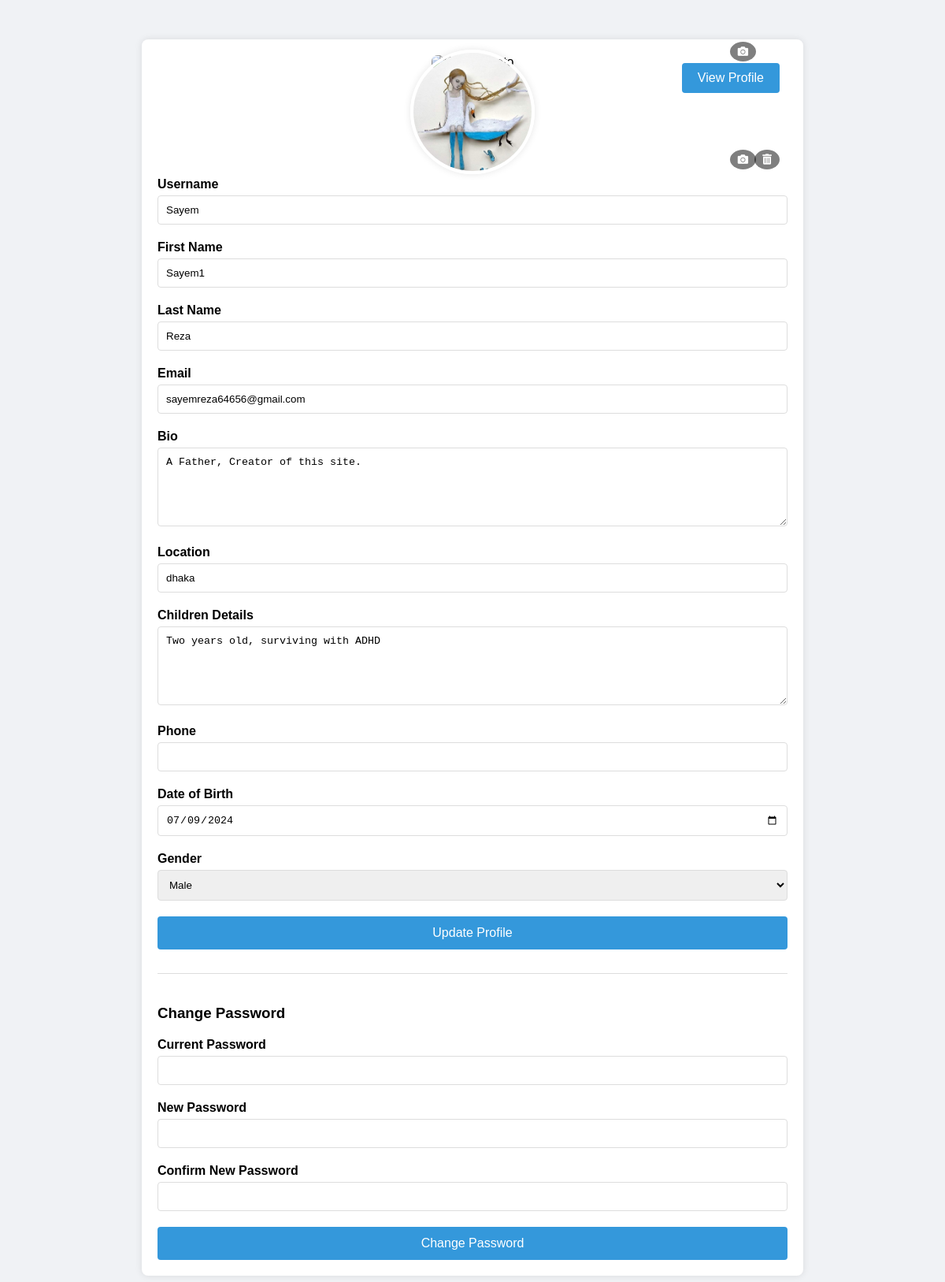
/modules/social/profile.php (signed in), run on the app's committed database.
### tables this page shows
CREATE TABLE `user` (
  `user_id` int(11) NOT NULL,
  `username` varchar(50) NOT NULL,
  `password` varchar(255) NOT NULL,
  `email` varchar(100) NOT NULL,
  `first_name` varchar(50) DEFAULT NULL,
  `last_name` varchar(50) DEFAULT NULL,
  `bio` text DEFAULT NULL,
  `profile_photo` varchar(255) DEFAULT 'default-profile.png',
  `cover_photo` varchar(255) DEFAULT 'default-cover.png',
  `location` varchar(100) DEFAULT NULL,
  `children_details` text DEFAULT NULL,
  `phone` varchar(20) DEFAULT NULL,
  `date_of_birth` date DEFAULT NULL,
  `gender` enum('male','female','other') DEFAULT NULL,
  `created_at` timestamp NOT NULL DEFAULT current_timestamp(),
  `updated_at` timestamp NOT NULL DEFAULT current_timestamp() ON UPDATE current_timestamp()
);

### modules/social/profile.php (the view, shortened to what this page needs)
<?php
include_once '../../config/config.php';
$userId = $_SESSION['user_id'];
$stmt = $conn->prepare("SELECT * FROM user WHERE user_id = ?");
$stmt->bind_param("i", $userId);
$stmt->execute();
$result = $stmt->get_result();
$user = $result->fetch_assoc();
$profilePhotoUrl = !empty($user['profile_photo'])
    ? SITE_URL . 'uploads/profile_photos/' . $user['profile_photo']
    : SITE_URL . 'assets/images/' . DEFAULT_PROFILE_PHOTO;
?>
<!DOCTYPE html>
<html lang="en">
<head>
    <link rel="stylesheet" href="https://cdnjs.cloudflare.com/ajax/libs/font-awesome/5.15.3/css/all.min.css">
</head>
<body>
<div class="profile-container">
    <div class="cover-container">
        <a href="view_profile.php?" class="view-profile-button">View Profile</a>        <input type="file" name="cover_photo" id="cover-photo-input" accept="image/*" style="display: none;">
        <button type="button" class="icon-button change-icon" onclick="document.getElementById('cover-photo-input').click()">
            <i class="fas fa-camera"></i>
        </button>
    </div>
    <form action="" method="POST" enctype="multipart/form-data">
        <div class="photo-container">
            <img src="<?php echo htmlspecialchars($profilePhotoUrl); ?>" alt="Profile Photo" class="photo-preview" id="profile-preview">
            <button type="button" class="icon-button change-icon" onclick="document.getElementById('profile-photo-input').click()">
                <i class="fas fa-camera"></i>
            </button>
            <button type="submit" name="delete_profile_photo" class="icon-button delete-icon" id="delete-profile-photo" style="display: <?php echo empty($user['profile_photo']) ? 'none' : 'block'; ?>;">
                <i class="fas fa-trash-alt"></i>
            </button>
        </div>
        <div class="form-group">
            <label for="username">Username</label>
            <input type="text" id="username" value="<?php echo htmlspecialchars($user['username']); ?>" readonly>
        </div>
        <div class="form-group">
            <label for="first_name">First Name</label>
            <input type="text" id="first_name" name="first_name" value="<?php echo htmlspecialchars($user['first_name'] ?? ''); ?>">
        </div>
        <div class="form-group">
            <label for="last_name">Last Name</label>
            <input type="text" id="last_name" name="last_name" value="<?php echo htmlspecialchars($user['last_name'] ?? ''); ?>">
        </div>
        <div class="form-group">
            <label for="email">Email</label>
            <input type="email" id="email" name="email" value="<?php echo htmlspecialchars($user['email'] ?? ''); ?>">
        </div>
        <div class="form-group">
            <label for="bio">Bio</label>
            <textarea id="bio" name="bio"><?php echo htmlspecialchars($user['bio'] ?? ''); ?></textarea>
        </div>
        <div class="form-group">
            <label for="location">Location</label>
            <input type="text" id="location" name="location" value="<?php echo htmlspecialchars($user['location'] ?? ''); ?>">
        </div>
        <div class="form-group">
            <label for="children_details">Children Details</label>
            <textarea id="children_details" name="children_details"><?php echo htmlspecialchars($user['children_details'] ?? ''); ?></textarea>
        </div>
        <div class="form-group">
            <label for="phone">Phone</label>
            <input type="tel" id="phone" name="phone" value="<?php echo htmlspecialchars($user['phone'] ?? ''); ?>">
        </div>
        <div class="form-group">
            <label for="date_of_birth">Date of Birth</label>
            <input type="date" id="date_of_birth" name="date_of_birth" value="<?php echo htmlspecialchars($user['date_of_birth'] ?? ''); ?>">
        </div>
        <div class="form-group">
            <label for="gender">Gender</label>
            <select id="gender" name="gender">
                <option value="male" <?php echo ($user['gender'] ?? '') === 'male' ? 'selected' : ''; ?>>Male</option>
            </select>
        </div>
        <button type="submit" name="update_profile" class="submit-btn">Update Profile</button>
    </form>
    <div class="password-section">
        <h3>Change Password</h3>
        <form action="" method="POST" id="password-form">
            <div class="form-group">
                <label for="current_password">Current Password</label>
                <input type="password" id="current_password" name="current_password" required>
            </div>
            <div class="form-group">
                <label for="new_password">New Password</label>
                <input type="password" id="new_password" name="new_password" required>
            </div>
            <div class="form-group">
                <label for="confirm_password">Confirm New Password</label>
                <input type="password" id="confirm_password" name="confirm_password" required>
            </div>
            <button type="submit" name="change_password" class="submit-btn">Change Password</button>
        </form>
    </div>
</div>
</body>
</html>

### modules/social/profile.php (style rules this page uses)
body { font-family: Arial, sans-serif; background-color: #f0f2f5; margin: 0; padding: 0; }
.profile-container { max-width: 800px; margin: 50px auto; padding: 20px; background: #fff; border-radius: 8px; box-shadow: 0 0 10px rgba(0,0,0,0.1); }
.cover-container { position: relative; text-align: center; margin-bottom: 50px; }
.view-profile-button { position: absolute; top: 10px; right: 10px; background: #3498db; color: #fff; padding: 10px 20px; border-radius: 4px; text-decoration: none; cursor: pointer; }
.photo-container { position: relative; text-align: center; margin-top: -75px; }
.photo-preview { width: 150px; height: 150px; border-radius: 50%; object-fit: cover; border: 4px solid #fff; box-shadow: 0 0 10px rgba(0,0,0,0.1); }
.icon-button { position: absolute; bottom: 10px; color: white; border: none; padding: 5px 10px; border-radius: 50%; cursor: pointer; background: rgba(0, 0, 0, 0.5); }
.change-icon { right: 40px; }
.delete-icon { right: 10px; }
.form-group { margin-bottom: 20px; }
.form-group label { display: block; margin-bottom: 5px; font-weight: bold; }
.form-group input[type="text"], .form-group input[type="email"], .form-group input[type="tel"], .form-group input[type="date"], .form-group input[type="password"], .form-group select, .form-group textarea { width: 100%; padding: 10px; border: 1px solid #ddd; border-radius: 4px; box-sizing: border-box; }
.form-group textarea { height: 100px; resize: vertical; }
.submit-btn { background: #3498db; color: #fff; padding: 12px 20px; border: none; border-radius: 4px; cursor: pointer; font-size: 16px; width: 100%; }
.password-section { margin-top: 30px; padding-top: 20px; border-top: 1px solid #ddd; }
.password-section h3 { margin-bottom: 20px; }

### data on the page
user: profile_photo (picture), username "Sayem", first_name "Sayem1", last_name "Reza", email "sayemreza64656@gmail.com", bio "A Father, Creator of this site.", location "dhaka", children_details "Two years old, surviving with ADHD", date_of_birth "07/09/2024", gender "Male"
